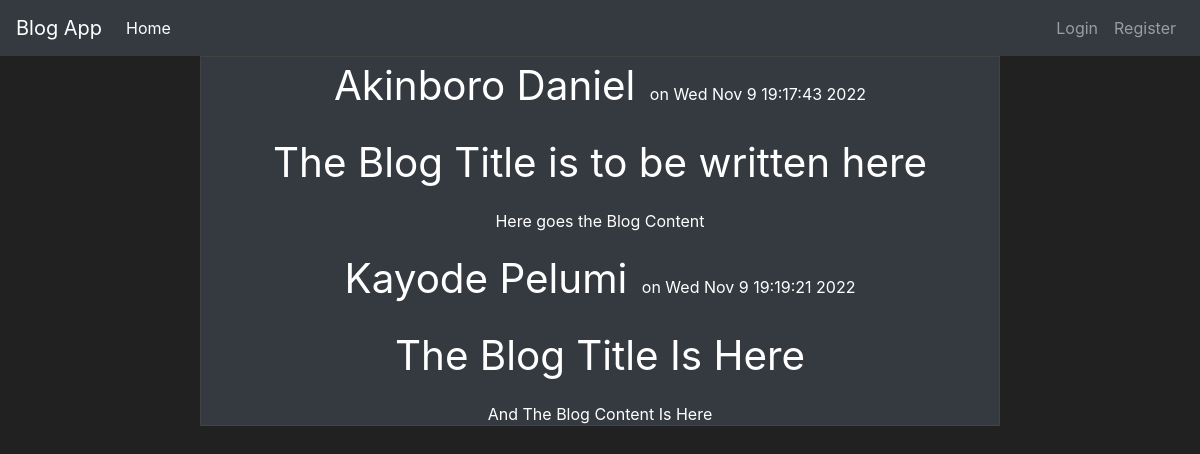
The page /home on the database its author committed.
### market/models.py (models this page shows)
class Blogs(db.Model):
    id = db.Column(db.Integer(), primary_key=True)
    name = db.Column(db.String(length=30), nullable=False)
    blog_title = db.Column(db.String(length=3000), nullable=False)
    blog_content = db.Column(db.String(length=3000), nullable=False)
    time = db.Column(db.String(length=30), nullable=False)

### market/routes.py (the view)
@app.route('/')
@app.route('/home')
def home_page():
    blogs = Blogs.query.all()
    return render_template('home.html', blogs = blogs)

### market/templates/home.html (shortened to what this page needs)
{% extends 'base.html' %}
{% block content %}
<center>
<div class="col-md-6 col-lg-8"" style="background-color: #343a40!important;
box-shadow: inset 1px -1px 1px #444, inset -1px 1px 1px #444;">
{% for blo in blogs %}
<p> <span style="font-size: 4ch;margin-right:10px;margin-bottom:0;">{{ blo.name }}</span>  on {{ blo.time }}</p>
<p> <span style="font-size: 4ch;">{{ blo.blog_title }}</span></p>
<p><span  style="margin-top:0">{{ blo.blog_content }}</span></p>
{% endfor %}
</div>
</center>
{% endblock %}

### market/templates/base.html (shortened to what this page needs)
<!doctype html>
<html lang="en">
   <head>
      <link rel="stylesheet" href="https://cdn.jsdelivr.net/npm/bootstrap@4.5.3/dist/css/bootstrap.min.css">
   </head>
   <body>
    <nav class="navbar navbar-expand-md navbar-dark bg-dark">
      <a class="navbar-brand" href="#">Blog App</a>
      <div class="collapse navbar-collapse" id="navbarNav">
        {% if current_user.is_authenticated %}
        <ul class="navbar-nav mr-auto">
            <li class="nav-item">
                <a class="nav-link" href="{{ url_for('blogs_page') }}">Home</a>
            </li>
            <li class="nav-item">
                <a class="nav-link" href="{{ url_for('wblogs') }}">Write Blog</a>
            </li>
            </ul>
         <ul class="navbar-nav">
         <li class="nav-item">
                <a class="nav-link" href="{{ url_for('about_page') }}">About</a>
            </li>
            <li class="nav-item">
                <a class="nav-link" href="{{ url_for('logout_page') }}">Log out</a>
            </li>
         </ul>
         {% else %}
        <ul class="navbar-nav mr-auto">
        <li class="nav-item active">
            <a class="nav-link" href="{{ url_for('home_page') }}">Home <span class="sr-only">(current)</span></a>
        </li>
        </ul>
        <ul class="navbar-nav">
            <li class="nav-item">
                <a class="nav-link" href="{{ url_for('Login_page') }}">Login</a>
            </li>
            <li class="nav-item">
                <a class="nav-link" href="{{ url_for('Register_page') }}">Register</a>
            </li>
        </ul>
        {% endif %}
      </div>
    </nav>
      {% block content %}
      {% endblock %}
   </body>
</html>

### market/templates/base.html (style rules this page uses)
body { background-color: #212121; color: white }

### rows shown on the page
Blogs: name "Akinboro Daniel", time "Wed Nov 9 19:17:43 2022", blog_title "The Blog Title is to be written here", blog_content "Here goes the Blog Content"
Blogs: name "Kayode Pelumi", time "Wed Nov 9 19:19:21 2022", blog_title "The Blog Title Is Here", blog_content "And The Blog Content Is Here"
